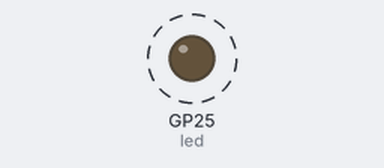
The program below on a simulated Raspberry Pi Pico running MicroPython. Shown: output pins drawn as LEDs (lit = HIGH). Dashed ring = blinking.

Above: at 0.2 s.
Timing chart, 0 to 3.0 s (numbered marks = the images above):
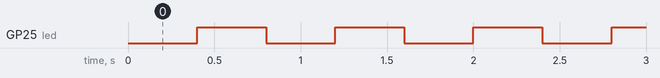

Measured:
- by itself, GP25 (led): alternates HIGH for 0.40 s and LOW for 0.40 s

The program:

main.py
```python
from machine import Pin, Timer
led = Pin(25, Pin.OUT)
timer = Timer()

def blink(timer):
    led.toggle()

timer.init(freq=2.5, mode=Timer.PERIODIC, callback=blink)
```
